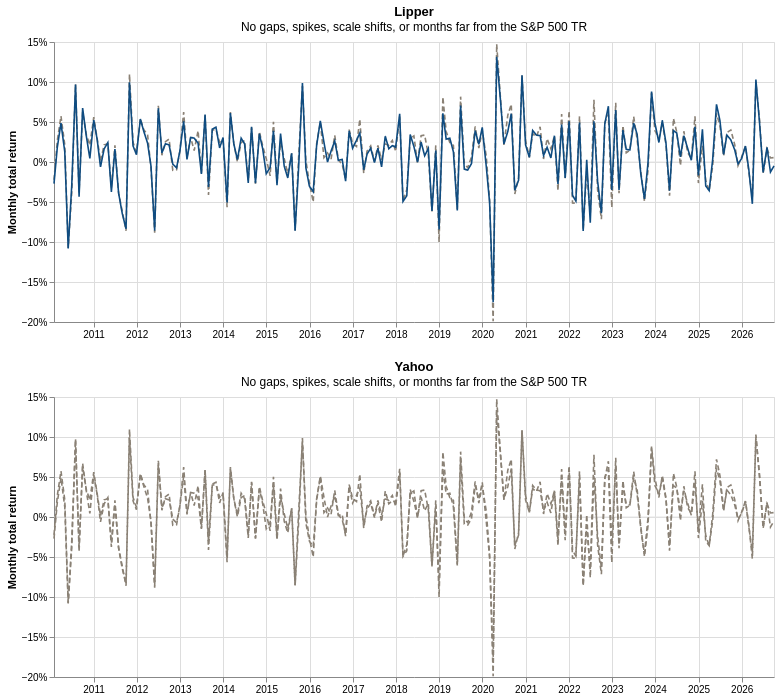

Notebook source saved alongside this figure:
### Code cell
import importlib

import helpers.timeseries_functions.check_timeseries_consistency as consistency

# The check cell above already imported this module. Reload it so this
# session sees locate_timeseries_issues, which was added after that import.
importlib.reload(consistency)

from helpers.timeseries_functions.check_timeseries_consistency import (
    locate_timeseries_issues,
)
from helpers.timeseries_functions.plot_timeseries_issues import plot_timeseries_issues

# Same rules and thresholds as the consistency check above.
# Each panel is one source against the S&P 500 TR.
# Gaps and scale shifts are vertical rules. Spikes, level jumps, and months
# far from the index are points on that source's return.
consistency = locate_timeseries_issues(
    fund_timeseries,
    index_column,
    master_column,
    comparison_column,
    master_timeseries=MASTER_TIMESERIES,
    comparison_timeseries=COMPARISON_TIMESERIES,
    spike_return=SPIKE_RETURN,
    reversal_band=REVERSAL_BAND,
    scale_factor=SCALE_FACTOR,
    scale_window=SCALE_WINDOW,
    level_jump=LEVEL_JUMP,
    index_gap=INDEX_GAP,
    date_gap_days=DATE_GAP_DAYS,
)

plot_timeseries_issues(consistency, index_column)

### Figure 1 — Vega-Lite specification as saved in the notebook (floating-point values rounded to 4 significant figures; data arrays with more than 128 entries replaced by an {"elided": "..."} marker saying what was removed)
{"config": {"view": {"continuousWidth": 300, "continuousHeight": 300}}, "vconcat": [{"layer": [{"data": {"name": "data-cb908fb168b39f23223fc2f25b23c305"}, "mark": {"type": "rule", "color": "#E4E4E4", "strokeWidth": 1}, "encoding": {"y": {"field": "Return", "type": "quantitative"}}}, {"data": {"name": "data-05bc5ee5d093d452356006d4f2a47bda"}, "mark": {"type": "line", "strokeWidth": 1.6}, "encoding": {"color": {"field": "Series", "scale": {"domain": ["S&P 500 TR", "Lipper"], "range": ["#8A8175", "#0F4C81"]}, "title": null, "type": "nominal"}, "strokeDash": {"field": "Series", "legend": null, "scale": {"domain": ["S&P 500 TR", "Lipper"], "range": [[5, 3], [1, 0]]}, "title": null, "type": "nominal"}, "tooltip": [{"field": "Period", "title": "Month", "type": "nominal"}, {"field": "Series", "type": "nominal"}, {"field": "Return", "format": ".2%", "title": "Return", "type": "quantitative"}], "x": {"field": "Date", "title": null, "type": "temporal"}, "y": {"axis": {"format": "%"}, "field": "Return", "title": "Monthly total return", "type": "quantitative"}}}], "height": 280, "title": {"text": "Lipper", "subtitle": "No gaps, spikes, scale shifts, or months far from the S&P 500 TR"}, "width": 720}, {"layer": [{"data": {"name": "data-cb908fb168b39f23223fc2f25b23c305"}, "mark": {"type": "rule", "color": "#E4E4E4", "strokeWidth": 1}, "encoding": {"y": {"field": "Return", "type": "quantitative"}}}, {"data": {"name": "data-0cfb9d5c800aec5f5103bbc91c961c28"}, "mark": {"type": "line", "strokeWidth": 1.6}, "encoding": {"color": {"field": "Series", "scale": {"domain": ["S&P 500 TR", "Yahoo"], "range": ["#8A8175", "#0F4C81"]}, "title": null, "type": "nominal"}, "strokeDash": {"field": "Series", "legend": null, "scale": {"domain": ["S&P 500 TR", "Yahoo"], "range": [[5, 3], [1, 0]]}, "title": null, "type": "nominal"}, "tooltip": [{"field": "Period", "title": "Month", "type": "nominal"}, {"field": "Series", "type": "nominal"}, {"field": "Return", "format": ".2%", "title": "Return", "type": "quantitative"}], "x": {"field": "Date", "title": null, "type": "temporal"}, "y": {"axis": {"format": "%"}, "field": "Return", "title": "Monthly total return", "type": "quantitative"}}}], "height": 280, "title": {"text": "Yahoo", "subtitle": "No gaps, spikes, scale shifts, or months far from the S&P 500 TR"}, "width": 720}], "resolve": {"scale": {"y": "shared"}}, "$schema": "https://vega.github.io/schema/vega-lite/v6.4.1.json", "datasets": {"data-cb908fb168b39f23223fc2f25b23c305": [{"Return": 0.0}], "data-05bc5ee5d093d452356006d4f2a47bda": {"elided": "402 records"}, "data-0cfb9d5c800aec5f5103bbc91c961c28": {"elided": "402 records"}}}
